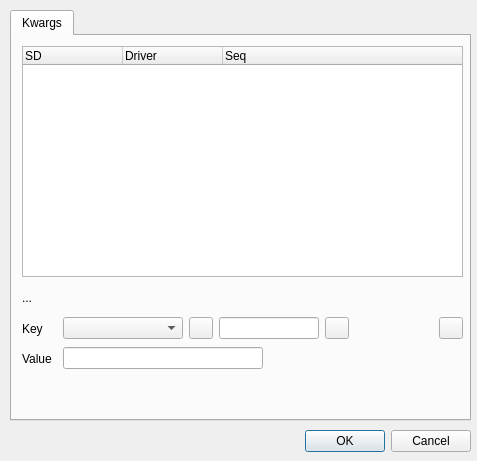
<?xml version="1.0" encoding="UTF-8"?>
<ui version="4.0">
 <class>DeviceUserArgDialog</class>
 <widget class="QDialog" name="DeviceUserArgDialog">
  <property name="geometry">
   <rect>
    <x>0</x>
    <y>0</y>
    <width>477</width>
    <height>461</height>
   </rect>
  </property>
  <property name="font">
   <font>
    <family>Liberation Sans</family>
    <pointsize>9</pointsize>
   </font>
  </property>
  <property name="windowTitle">
   <string>Device user arguments</string>
  </property>
  <widget class="QDialogButtonBox" name="buttonBox">
   <property name="geometry">
    <rect>
     <x>10</x>
     <y>430</y>
     <width>461</width>
     <height>23</height>
    </rect>
   </property>
   <property name="orientation">
    <enum>Qt::Horizontal</enum>
   </property>
   <property name="standardButtons">
    <set>QDialogButtonBox::Cancel|QDialogButtonBox::Ok</set>
   </property>
  </widget>
  <widget class="QTabWidget" name="tabWidget">
   <property name="geometry">
    <rect>
     <x>10</x>
     <y>10</y>
     <width>461</width>
     <height>411</height>
    </rect>
   </property>
   <property name="font">
    <font>
     <family>Liberation Sans</family>
     <pointsize>9</pointsize>
    </font>
   </property>
   <property name="toolTip">
    <string>Override kwargs</string>
   </property>
   <property name="currentIndex">
    <number>0</number>
   </property>
   <widget class="QWidget" name="tabKwargs">
    <attribute name="title">
     <string>Kwargs</string>
    </attribute>
    <widget class="QTreeWidget" name="deviceTree">
     <property name="geometry">
      <rect>
       <x>10</x>
       <y>10</y>
       <width>441</width>
       <height>231</height>
      </rect>
     </property>
     <column>
      <property name="text">
       <string>SD</string>
      </property>
     </column>
     <column>
      <property name="text">
       <string>Driver</string>
      </property>
     </column>
     <column>
      <property name="text">
       <string>Seq</string>
      </property>
     </column>
    </widget>
    <widget class="QWidget" name="horizontalLayoutWidget">
     <property name="geometry">
      <rect>
       <x>10</x>
       <y>250</y>
       <width>441</width>
       <height>24</height>
      </rect>
     </property>
     <layout class="QHBoxLayout" name="deviceLabelLayout">
      <item>
       <widget class="QLabel" name="deviceLabel">
        <property name="minimumSize">
         <size>
          <width>0</width>
          <height>22</height>
         </size>
        </property>
        <property name="text">
         <string>...</string>
        </property>
       </widget>
      </item>
     </layout>
    </widget>
    <widget class="QWidget" name="horizontalLayoutWidget_2">
     <property name="geometry">
      <rect>
       <x>10</x>
       <y>280</y>
       <width>441</width>
       <height>25</height>
      </rect>
     </property>
     <layout class="QHBoxLayout" name="keysLayout">
      <item>
       <widget class="QLabel" name="keyLabel">
        <property name="minimumSize">
         <size>
          <width>35</width>
          <height>22</height>
         </size>
        </property>
        <property name="text">
         <string>Key</string>
        </property>
       </widget>
      </item>
      <item>
       <widget class="QComboBox" name="keySelect">
        <property name="minimumSize">
         <size>
          <width>120</width>
          <height>0</height>
         </size>
        </property>
        <property name="maximumSize">
         <size>
          <width>120</width>
          <height>16777215</height>
         </size>
        </property>
        <property name="toolTip">
         <string>Channel copy mode</string>
        </property>
       </widget>
      </item>
      <item>
       <widget class="QPushButton" name="deleteKey">
        <property name="maximumSize">
         <size>
          <width>24</width>
          <height>16777215</height>
         </size>
        </property>
        <property name="toolTip">
         <string>Delete key</string>
        </property>
        <property name="text">
         <string/>
        </property>
        <property name="icon">
         <iconset resource="../resources/res.qrc">
          <normaloff>:/bin.png</normaloff>:/bin.png</iconset>
        </property>
       </widget>
      </item>
      <item>
       <widget class="QLineEdit" name="keyEdit">
        <property name="minimumSize">
         <size>
          <width>80</width>
          <height>0</height>
         </size>
        </property>
        <property name="maximumSize">
         <size>
          <width>100</width>
          <height>16777215</height>
         </size>
        </property>
        <property name="toolTip">
         <string>New key</string>
        </property>
       </widget>
      </item>
      <item>
       <widget class="QPushButton" name="addKey">
        <property name="maximumSize">
         <size>
          <width>24</width>
          <height>16777215</height>
         </size>
        </property>
        <property name="toolTip">
         <string>Add the key</string>
        </property>
        <property name="text">
         <string/>
        </property>
        <property name="icon">
         <iconset resource="../resources/res.qrc">
          <normaloff>:/plusw.png</normaloff>:/plusw.png</iconset>
        </property>
       </widget>
      </item>
      <item>
       <spacer name="horizontalSpacer">
        <property name="orientation">
         <enum>Qt::Horizontal</enum>
        </property>
        <property name="sizeHint" stdset="0">
         <size>
          <width>40</width>
          <height>20</height>
         </size>
        </property>
       </spacer>
      </item>
      <item>
       <widget class="QPushButton" name="refreshKeys">
        <property name="maximumSize">
         <size>
          <width>24</width>
          <height>16777215</height>
         </size>
        </property>
        <property name="text">
         <string/>
        </property>
        <property name="icon">
         <iconset resource="../resources/res.qrc">
          <normaloff>:/recycle.png</normaloff>:/recycle.png</iconset>
        </property>
       </widget>
      </item>
     </layout>
    </widget>
    <widget class="QWidget" name="horizontalLayoutWidget_5">
     <property name="geometry">
      <rect>
       <x>10</x>
       <y>310</y>
       <width>441</width>
       <height>25</height>
      </rect>
     </property>
     <layout class="QHBoxLayout" name="valuesLayout">
      <item>
       <widget class="QLabel" name="valueLabel">
        <property name="minimumSize">
         <size>
          <width>35</width>
          <height>22</height>
         </size>
        </property>
        <property name="toolTip">
         <string>Edit value</string>
        </property>
        <property name="text">
         <string>Value</string>
        </property>
       </widget>
      </item>
      <item>
       <widget class="QLineEdit" name="valueEdit">
        <property name="toolTip">
         <string>Value</string>
        </property>
       </widget>
      </item>
      <item>
       <spacer name="horizontalSpacer_2">
        <property name="orientation">
         <enum>Qt::Horizontal</enum>
        </property>
        <property name="sizeHint" stdset="0">
         <size>
          <width>40</width>
          <height>20</height>
         </size>
        </property>
       </spacer>
      </item>
     </layout>
    </widget>
   </widget>
  </widget>
 </widget>
 <resources>
  <include location="../resources/res.qrc"/>
 </resources>
 <connections>
  <connection>
   <sender>buttonBox</sender>
   <signal>accepted()</signal>
   <receiver>SoapySDRDialog</receiver>
   <slot>accept()</slot>
   <hints>
    <hint type="sourcelabel">
     <x>248</x>
     <y>254</y>
    </hint>
    <hint type="destinationlabel">
     <x>157</x>
     <y>274</y>
    </hint>
   </hints>
  </connection>
  <connection>
   <sender>buttonBox</sender>
   <signal>rejected()</signal>
   <receiver>SoapySDRDialog</receiver>
   <slot>reject()</slot>
   <hints>
    <hint type="sourcelabel">
     <x>316</x>
     <y>260</y>
    </hint>
    <hint type="destinationlabel">
     <x>286</x>
     <y>274</y>
    </hint>
   </hints>
  </connection>
 </connections>
</ui>
